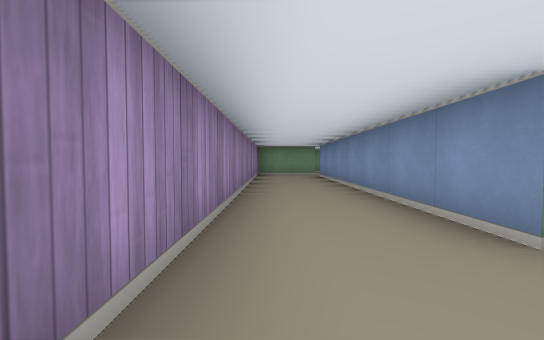
[1] (above)

12 first-person views from a walk through a cub3D ray-caster map. The camera is about half as high as the walls, tilts 2° down and sees 90° across. The floor is counted in squares. Each view is taken from the middle of a square. On the plan, view 1 faces up. The plan holds only what a view shows up to about 9 squares ahead; the rest is blank.

[2]
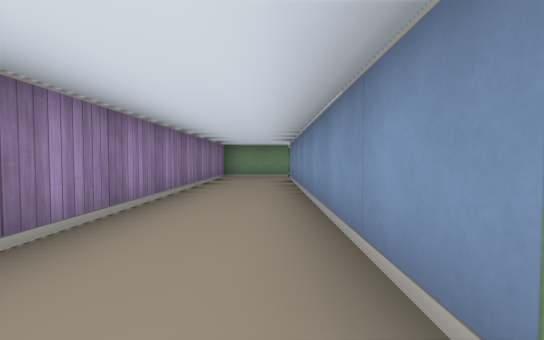

[3]
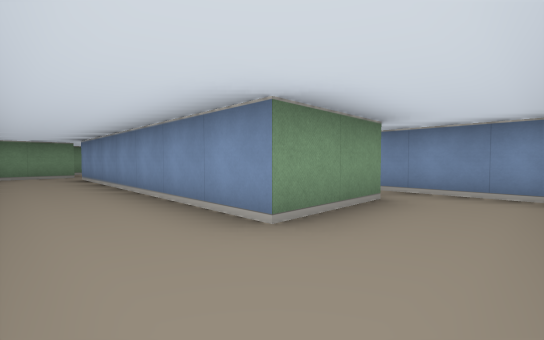

[4]
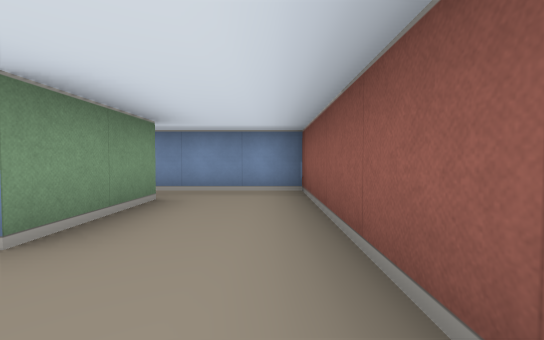

[5]
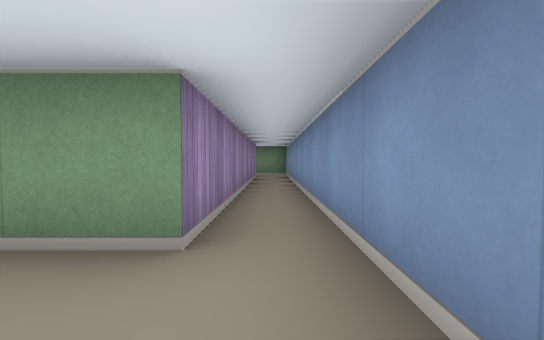

[6]
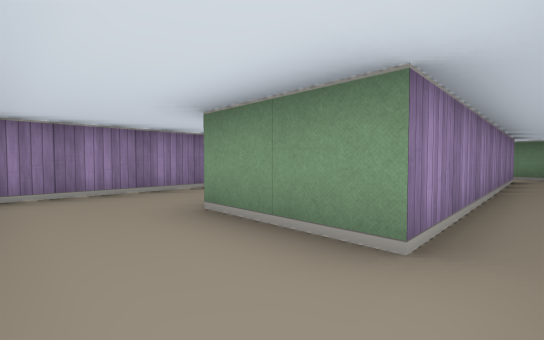

[7]
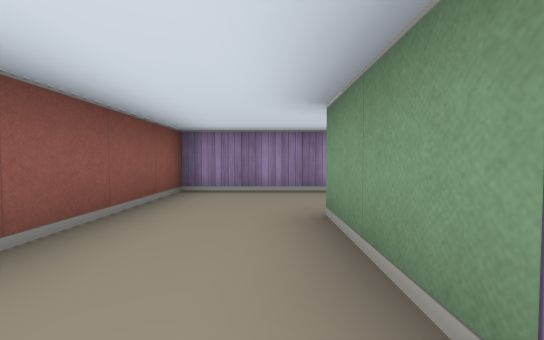

[8]
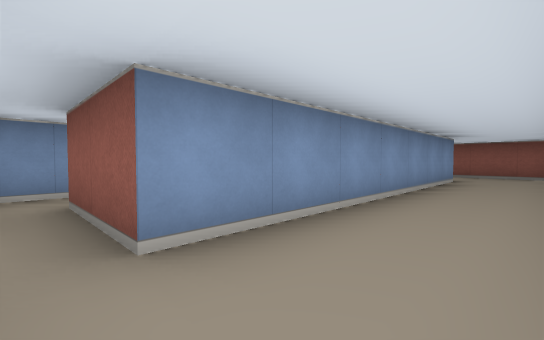

[9]
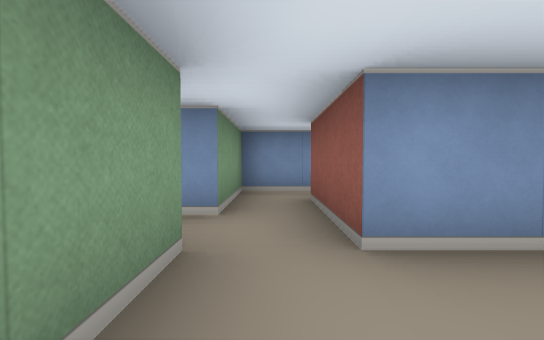

[10]
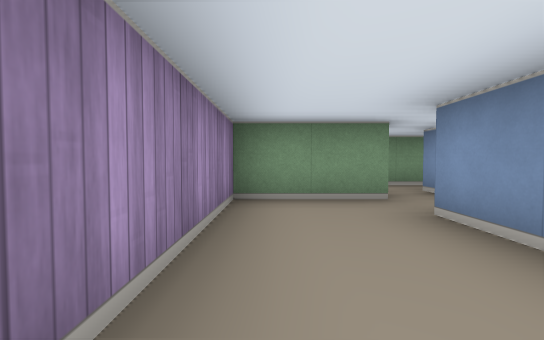

[11]
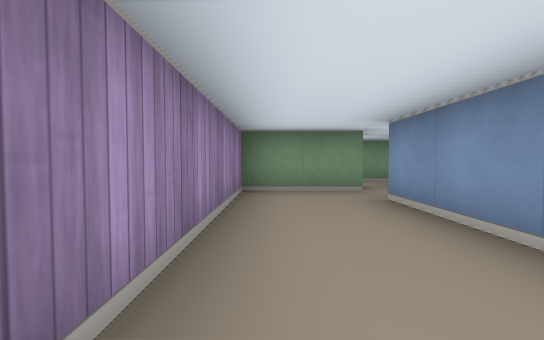

[12]
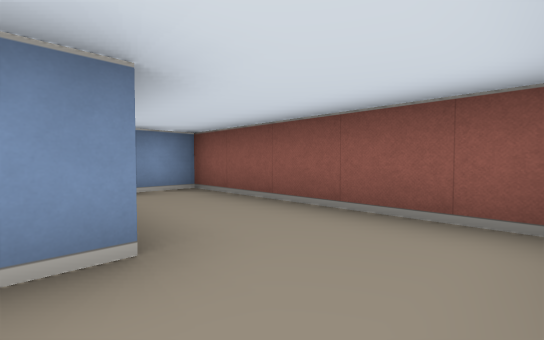

### Floor plan
Points are (right, up) in squares from view 1. A wall is a line through its corners. A room is listed if a view was taken in it or the views show most of it. See-through windows are left out.
Room 1 (views 1, 2, 3, 4, 8, 9, 10, 11, 12)
walls: (1.5, 1.5) (1.5, 8.5) (2.5, 8.5); (1.6, 9.5) (-0.5, 9.5) (-0.5, -0.5) (1.5, -0.5)
ways out: opening at (2.5, 0.5) to room 2; opening at (3, 9) to room 2; opening at (2, 10)
Room 2 (views 5, 6, 7)
walls: (2.5, 8.5) (3.5, 8.5) (3.5, 1.5) (1.5, 1.5); (1.5, -0.5) (4.5, -0.5) (4.5, 9.5) (2.5, 9.5)
ways out: opening at (2.5, 0.5) to room 1; opening at (3, 9) to room 1

Where each view was taken, in squares from view 1:
view 1: 0 up, 0 right, facing up
view 2: 1 up, 1 right, facing up
view 3: 0 up, 0 right, facing up-right
view 4: 0 up, 0 right, facing right
view 5: 0 up, 4 right, facing up
view 6: 0 up, 4 right, facing up-left
view 7: 1 up, 4 right, facing left
view 8: 9 up, 0 right, facing down-right
view 9: 9 up, 0 right, facing right
view 10: 6 up, 0 right, facing up
view 11: 5 up, 0 right, facing up
view 12: 2 up, 0 right, facing down-right
